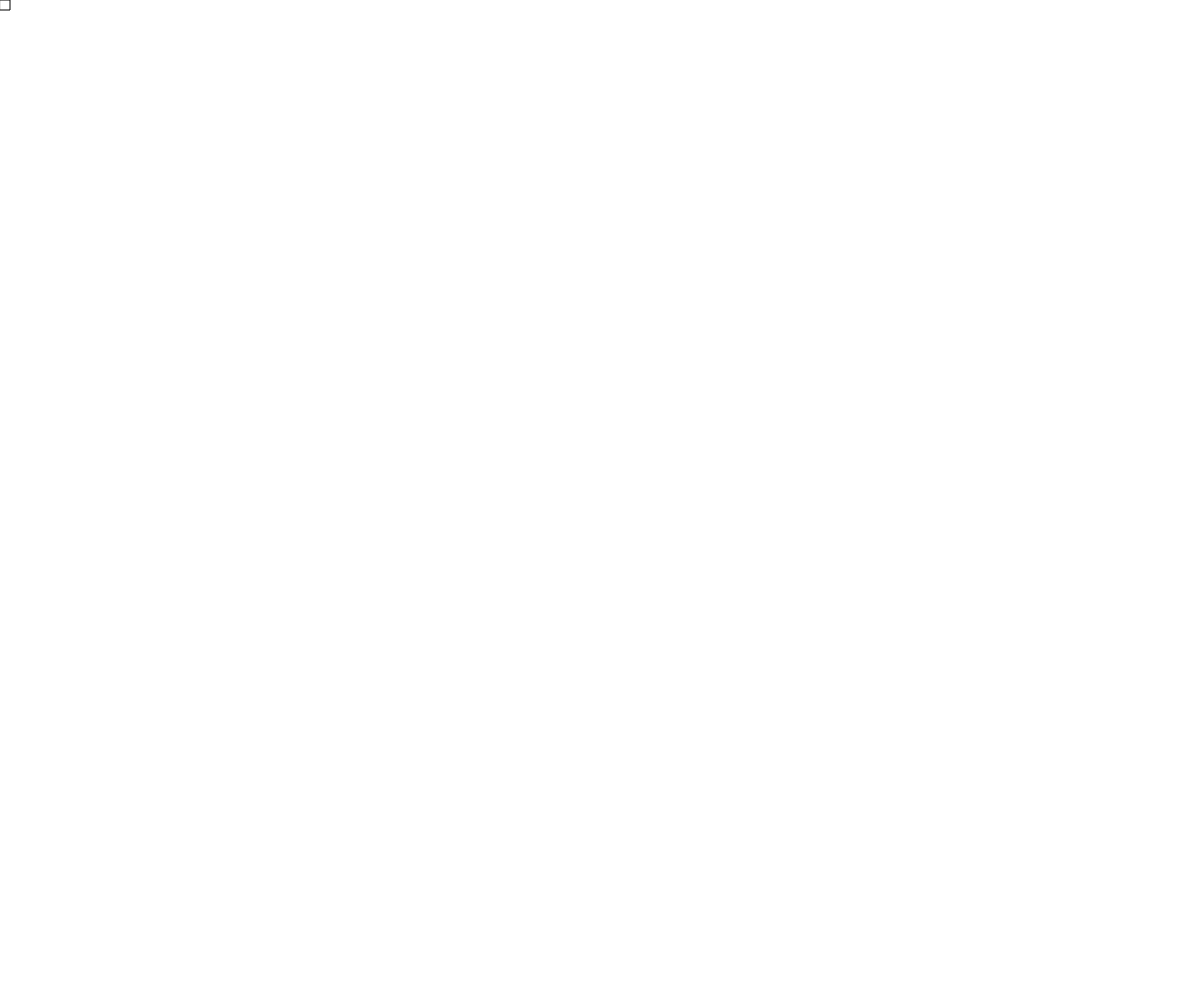
Frame 1 (no input)
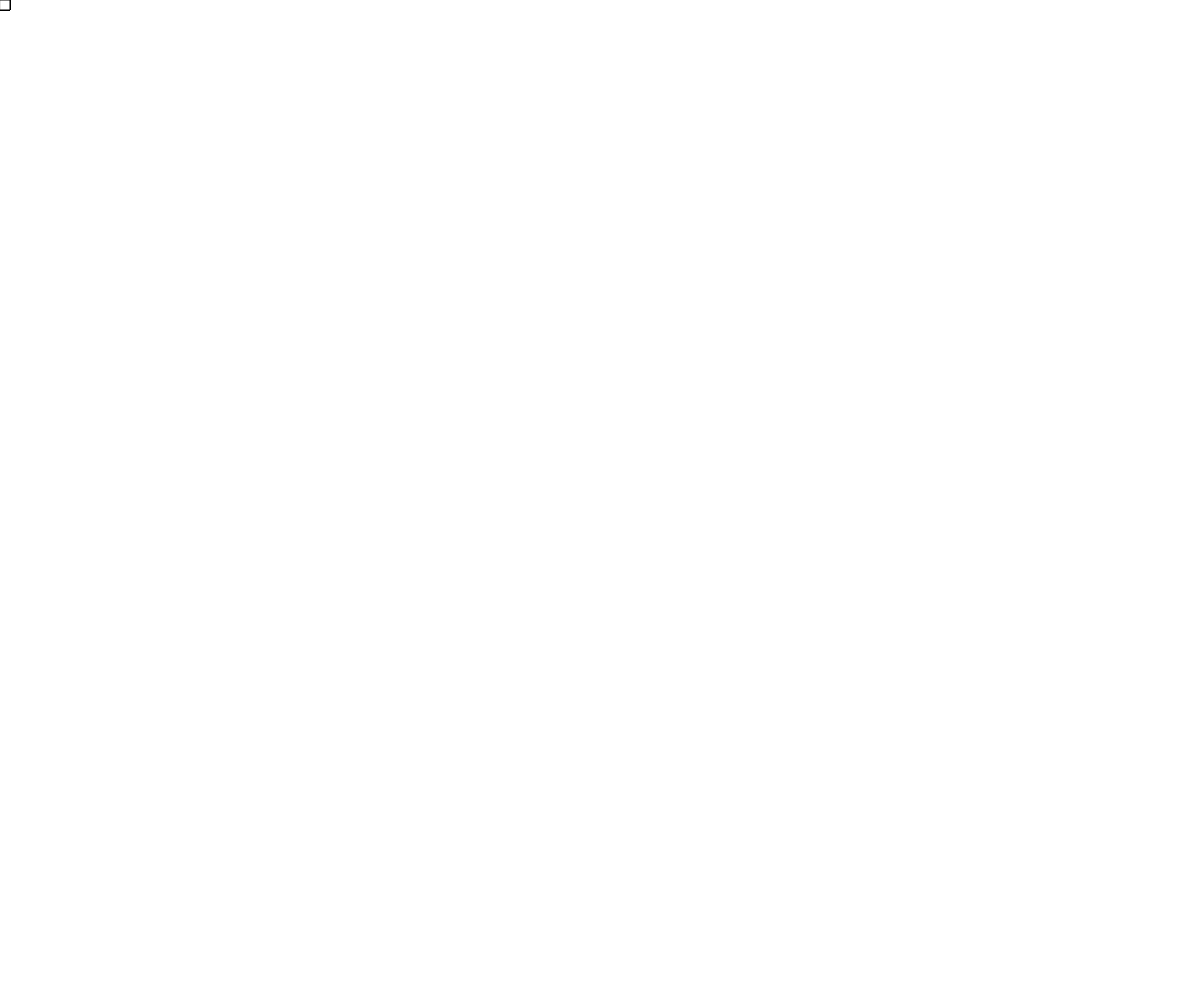
Frame 60 (no input)
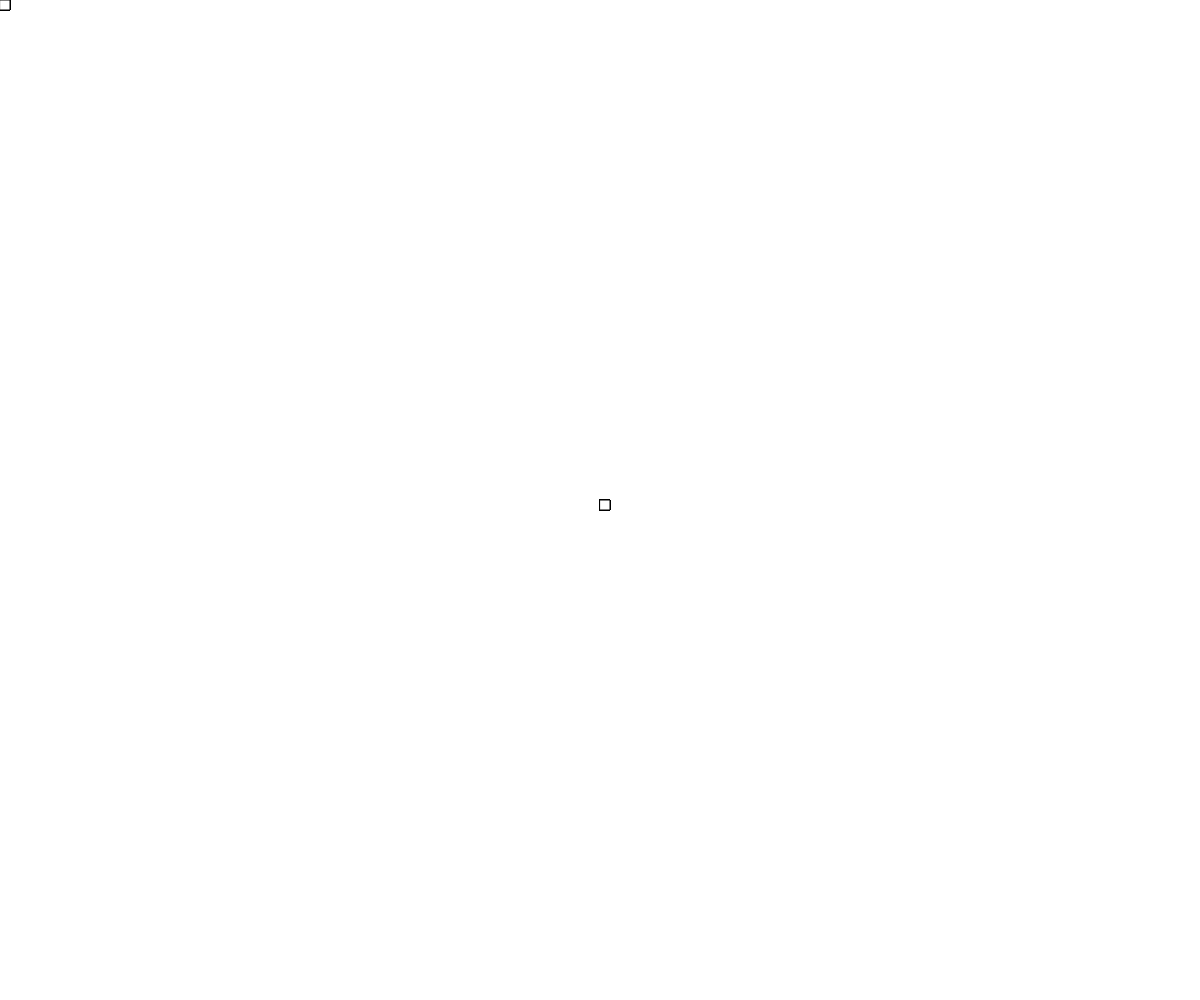
Frame 120 (the mouse pressed at the canvas centre since frame 60)

The p5.js sketch that drew these frames (run headless with seeded random() and noise() and a simulated clock; from frame 60 on, the mouse is pressed at the canvas centre):

// p5.js sketch
// ── sketch.js
function setup() {
    createCanvas(windowWidth, windowHeight);
}

function draw() {
    rect(mouseX, mouseY, 10, 10);
}
